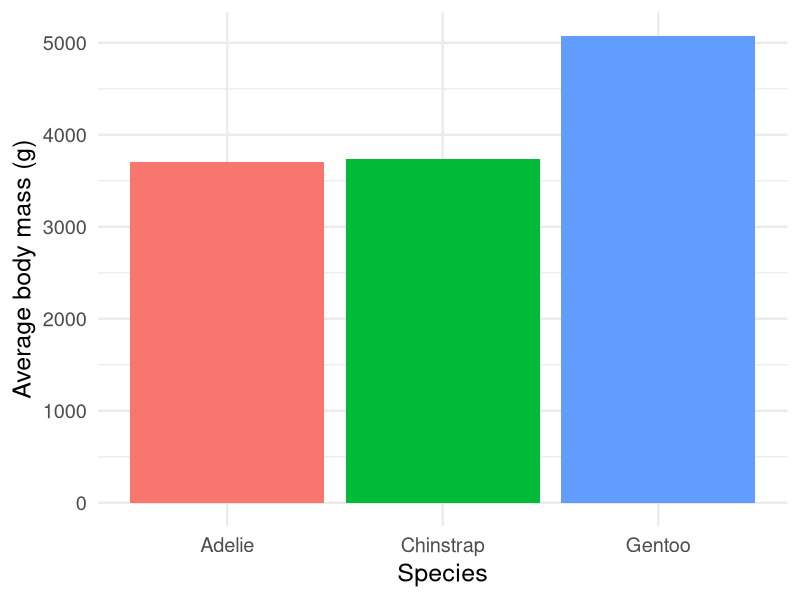

Recreate this plot in R.
## ---- chunk 1
#| include: false
library(dplyr)
library(ggplot2)
library(palmerpenguins)
## ---- chunk 2
#| echo: false
#| fig-width: 8
#| fig-height: 4
penguins |>
  group_by(species) |>
  summarise(avg_mass = mean(body_mass_g, na.rm = TRUE)) |>
  ggplot(aes(species, avg_mass, fill = species)) +
  geom_col(show.legend = FALSE) +
  labs(x = "Species", y = "Average body mass (g)") +
  theme_minimal(base_size = 18)
